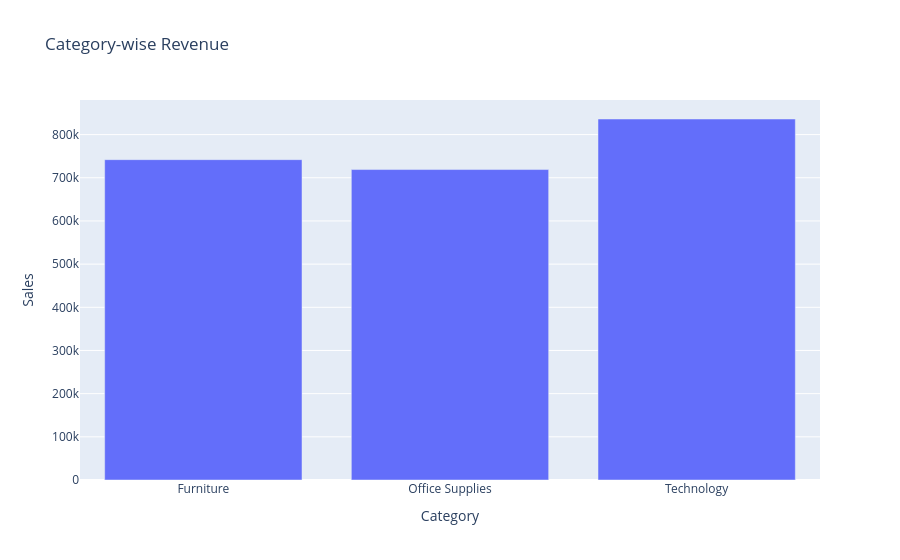

Write notebook code for a chart like this one.
### Code cell
fig = px.bar(
    category_sales,
    x='Category',
    y='Sales',
    title='Category-wise Revenue'
)

fig.show()

### Figure 1 — Plotly figure (JSON) as saved in the notebook; plotly's stock layout.template omitted (floating-point values rounded to 4 significant figures)
{"data": [{"hovertemplate": "Category=%{x}<br>Sales=%{y}<extra></extra>", "legendgroup": "", "marker": {"color": "#636efa", "pattern": {"shape": ""}}, "name": "", "orientation": "v", "showlegend": false, "textposition": "auto", "type": "bar", "x": ["Furniture", "Office Supplies", "Technology"], "xaxis": "x", "y": [742000.0, 719000.0, 836200.0], "yaxis": "y"}], "layout": {"barmode": "relative", "legend": {"tracegroupgap": 0}, "title": {"text": "Category-wise Revenue"}, "xaxis": {"anchor": "y", "domain": [0, 1], "title": {"text": "Category"}}, "yaxis": {"anchor": "x", "domain": [0, 1], "title": {"text": "Sales"}}}}
